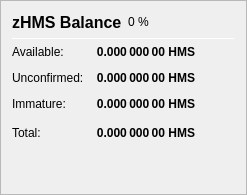
                   <widget class="QFrame" name="frame_ZerocoinBalances">
                    <property name="frameShape">
                     <enum>QFrame::StyledPanel</enum>
                    </property>
                    <property name="frameShadow">
                     <enum>QFrame::Raised</enum>
                    </property>
                    <layout class="QVBoxLayout" name="verticalLayout_7">
                     <item>
                      <layout class="QHBoxLayout" name="horizontalLayout_8" stretch="0,0,0">
                       <item>
                        <widget class="QLabel" name="label_5z_3">
                         <property name="minimumSize">
                          <size>
                           <width>0</width>
                           <height>20</height>
                          </size>
                         </property>
                         <property name="font">
                          <font>
                           <pointsize>12</pointsize>
                           <weight>75</weight>
                           <bold>true</bold>
                          </font>
                         </property>
                         <property name="text">
                          <string>zHMS Balance</string>
                         </property>
                        </widget>
                       </item>
                       <item>
                        <widget class="QLabel" name="labelzHMSPercent">
                         <property name="text">
                          <string notr="true">0 %</string>
                         </property>
                        </widget>
                       </item>
                       <item>
                        <spacer name="horizontalSpacer_11">
                         <property name="orientation">
                          <enum>Qt::Horizontal</enum>
                         </property>
                         <property name="sizeHint" stdset="0">
                          <size>
                           <width>40</width>
                           <height>20</height>
                          </size>
                         </property>
                        </spacer>
                       </item>
                      </layout>
                     </item>
                     <item>
                      <widget class="Line" name="line_ZerocoinBalance">
                       <property name="minimumSize">
                        <size>
                         <width>0</width>
                         <height>1</height>
                        </size>
                       </property>
                       <property name="maximumSize">
                        <size>
                         <width>16777215</width>
                         <height>1</height>
                        </size>
                       </property>
                       <property name="orientation">
                        <enum>Qt::Horizontal</enum>
                       </property>
                      </widget>
                     </item>
                     <item>
                      <layout class="QGridLayout" name="gridLayout_5">
                       <property name="spacing">
                        <number>12</number>
                       </property>
                       <item row="1" column="0">
                        <widget class="QLabel" name="labelzBalanceMatureText">
                         <property name="toolTip">
                          <string>Mature: more than 20 confirmation and more than 1 mint of the same denomination after it was minted.
These zHMS are spendable.</string>
                         </property>
                         <property name="text">
                          <string>Available:</string>
                         </property>
                        </widget>
                       </item>
                       <item row="1" column="1">
                        <widget class="QLabel" name="labelzBalanceMature">
                         <property name="font">
                          <font>
                           <weight>75</weight>
                           <bold>true</bold>
                          </font>
                         </property>
                         <property name="toolTip">
                          <string>Mature: more than 20 confirmation and more than 1 mint of the same denomination after it was minted.
These zHMS are spendable.</string>
                         </property>
                         <property name="text">
                          <string notr="true">0.000 000 00 HMS</string>
                         </property>
                         <property name="alignment">
                          <set>Qt::AlignRight|Qt::AlignTrailing|Qt::AlignVCenter</set>
                         </property>
                        </widget>
                       </item>
                       <item row="2" column="0">
                        <widget class="QLabel" name="labelzBalanceUnconfirmedText">
                         <property name="toolTip">
                          <string>Unconfirmed: less than 20 confirmations
Immature: confirmed, but less than 1 mint of the same denomination after it was minted</string>
                         </property>
                         <property name="text">
                          <string>Unconfirmed:</string>
                         </property>
                        </widget>
                       </item>
                       <item row="2" column="1">
                        <widget class="QLabel" name="labelzBalanceUnconfirmed">
                         <property name="font">
                          <font>
                           <weight>75</weight>
                           <bold>true</bold>
                          </font>
                         </property>
                         <property name="toolTip">
                          <string>Unconfirmed: less than 20 confirmations
Immature: confirmed, but less than 1 mint of the same denomination after it was minted</string>
                         </property>
                         <property name="text">
                          <string notr="true">0.000 000 00 HMS</string>
                         </property>
                         <property name="alignment">
                          <set>Qt::AlignRight|Qt::AlignTrailing|Qt::AlignVCenter</set>
                         </property>
                        </widget>
                       </item>
                       <item row="3" column="0">
                        <widget class="QLabel" name="labelzBalanceImmatureText">
                         <property name="toolTip">
                          <string>Unconfirmed: less than 20 confirmations
Immature: confirmed, but less than 1 mint of the same denomination after it was minted</string>
                         </property>
                         <property name="text">
                          <string>Immature:</string>
                         </property>
                        </widget>
                       </item>
                       <item row="3" column="1">
                        <widget class="QLabel" name="labelzBalanceImmature">
                         <property name="font">
                          <font>
                           <weight>75</weight>
                           <bold>true</bold>
                          </font>
                         </property>
                         <property name="toolTip">
                          <string>Unconfirmed: less than 20 confirmations
Immature: confirmed, but less than 1 mint of the same denomination after it was minted</string>
                         </property>
                         <property name="text">
                          <string notr="true">0.000 000 00 HMS</string>
                         </property>
                         <property name="alignment">
                          <set>Qt::AlignRight|Qt::AlignTrailing|Qt::AlignVCenter</set>
                         </property>
                        </widget>
                       </item>
                       <item row="4" column="0">
                        <widget class="QLabel" name="labelzBalanceText">
                         <property name="toolTip">
                          <string>Your current zHMS balance, unconfirmed and immature zHMS included.</string>
                         </property>
                         <property name="text">
                          <string>Total:</string>
                         </property>
                        </widget>
                       </item>
                       <item row="4" column="1">
                        <widget class="QLabel" name="labelzBalance">
                         <property name="font">
                          <font>
                           <weight>75</weight>
                           <bold>true</bold>
                          </font>
                         </property>
                         <property name="cursor">
                          <cursorShape>IBeamCursor</cursorShape>
                         </property>
                         <property name="toolTip">
                          <string>Your current zHMS balance, unconfirmed and immature zHMS included.</string>
                         </property>
                         <property name="text">
                          <string notr="true">0.000 000 00 HMS</string>
                         </property>
                         <property name="alignment">
                          <set>Qt::AlignRight|Qt::AlignTrailing|Qt::AlignVCenter</set>
                         </property>
                         <property name="textInteractionFlags">
                          <set>Qt::LinksAccessibleByMouse|Qt::TextSelectableByKeyboard|Qt::TextSelectableByMouse</set>
                         </property>
                        </widget>
                       </item>
                       <item row="4" column="2">
                        <spacer name="horizontalSpacer_4">
                         <property name="orientation">
                          <enum>Qt::Horizontal</enum>
                         </property>
                         <property name="sizeHint" stdset="0">
                          <size>
                           <width>40</width>
                           <height>20</height>
                          </size>
                         </property>
                        </spacer>
                       </item>
                      </layout>
                     </item>
                     <item>
                      <spacer name="verticalSpacer_4">
                       <property name="orientation">
                        <enum>Qt::Vertical</enum>
                       </property>
                       <property name="sizeHint" stdset="0">
                        <size>
                         <width>20</width>
                         <height>40</height>
                        </size>
                       </property>
                      </spacer>
                     </item>
                    </layout>
                   </widget>
